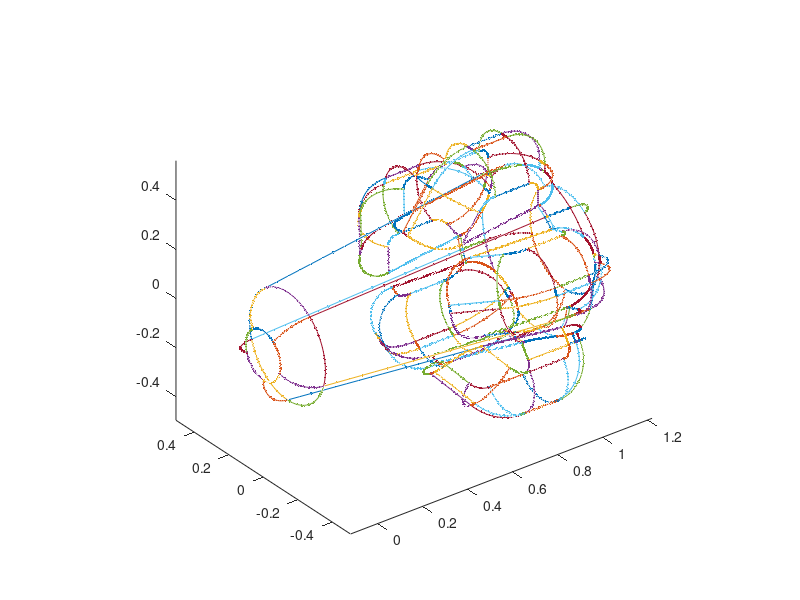

MATLAB code for this plot: (Note: this script raises an error after producing the figure.)
clc; clear; close all

figure;
hold on

fid = fopen('debug_curve_segments.dat','r');
while ~feof(fid);
    n = str2num(fgetl(fid));
    x = zeros(n,3);
    for i = 1:n
        x(i,:) = str2num(fgetl(fid));
    end
    plot3( x(:,1), x(:,2), x(:,3), '.-' );
end
fclose(fid);

axis image vis3d
view(3)
camproj('persp');
